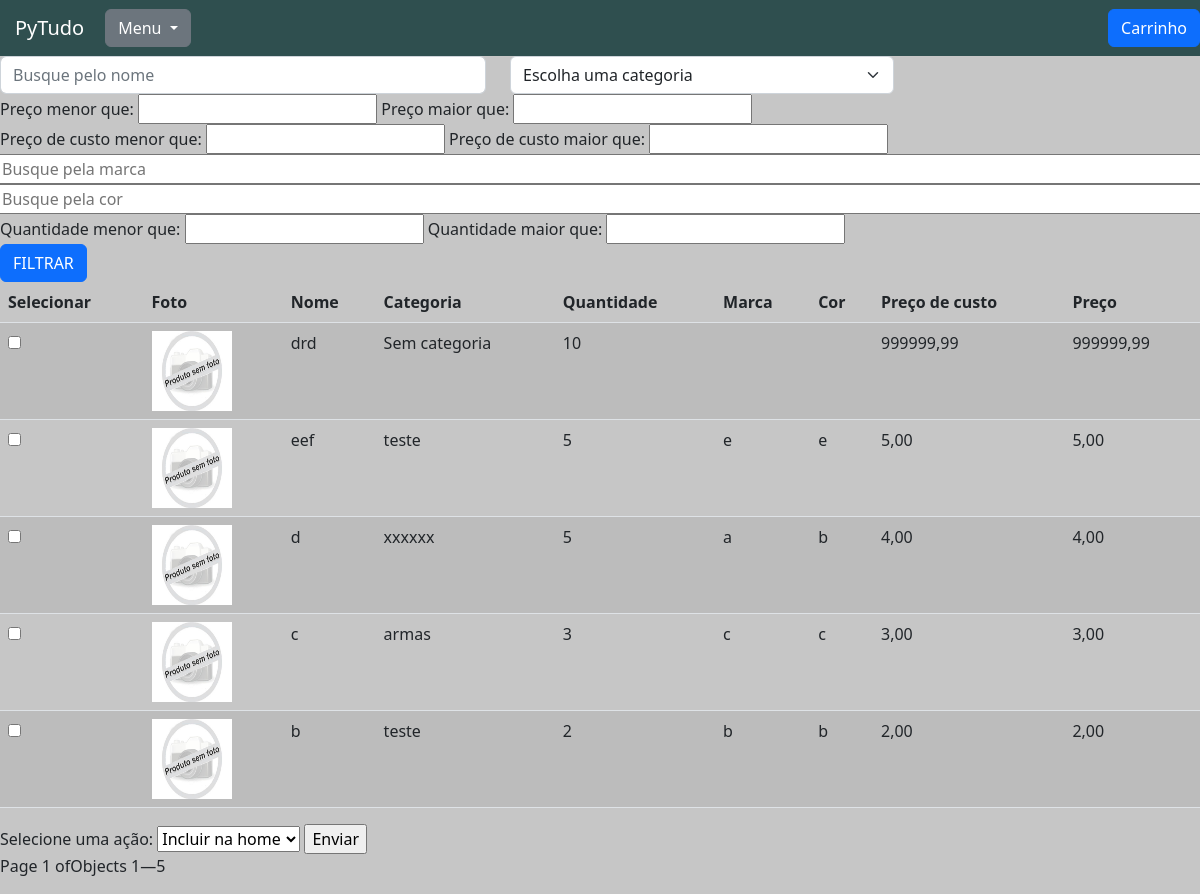
Before: /gestao/produtos_home/ with the older database file.
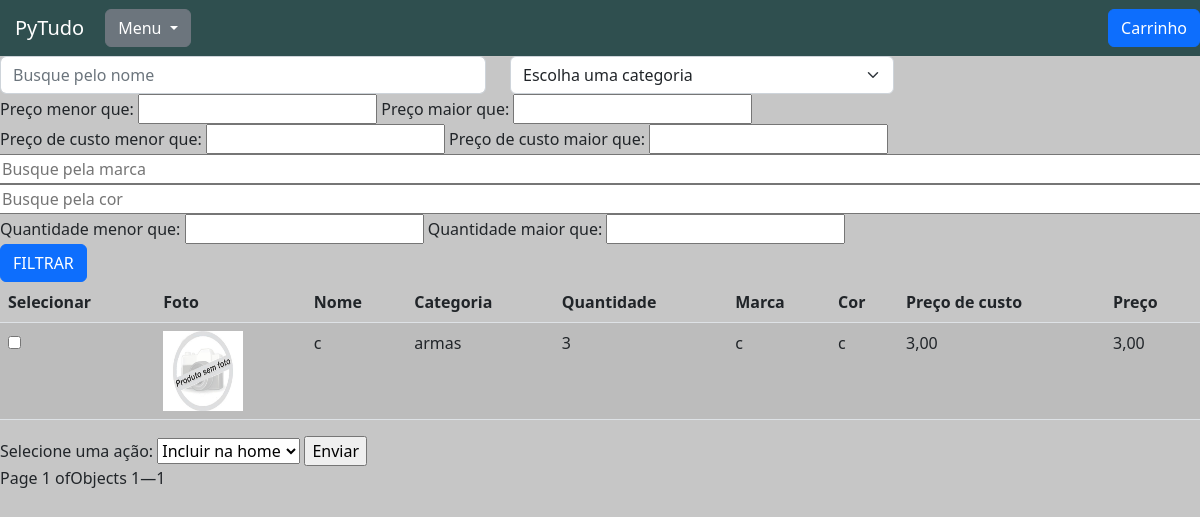
After: the same page with the newer database file.
### produtos/models.py (models this page shows, shortened)
class Produtos(models.Model):
    nome = models.CharField(max_length=50)
    descricao = models.TextField()
    preco_de_custo = models.DecimalField(max_digits=8, decimal_places=2)
    preco = models.DecimalField(max_digits=8, decimal_places=2)
    categoria = models.ForeignKey(Categoria, blank=True, null=True, on_delete=models.SET_NULL)
    marca = models.CharField(max_length=50, blank=True, null=True)
    cor = models.CharField(max_length=30, blank=True, null=True)
    quantidade = models.IntegerField()
    data_cadastro = models.DateTimeField(auto_now_add=True)
    data_atualizacao = models.DateTimeField(auto_now=True, null=True)
    imagem_principal = models.ImageField(upload_to ='produtos/', blank=True, null=True)

class Categoria(models.Model):
    nome = models.CharField(max_length=40)
    def __str__(self):
        return self.nome

### gestao/views.py (the view)
# urls.py: path('produtos_home/', views.produtos_home, name='produtos_home'),
def produtos_home(request):
    produtos = Produtos.objects.all()
    categorias = Categoria.objects.all()
    nome_filtrar = request.GET.get('nome')
    if nome_filtrar:
        produtos = produtos.filter(nome__icontains=nome_filtrar)
    categoria_filtrar = request.GET.get('categoria')
    if categoria_filtrar:
        produtos = produtos.filter(categoria_id=categoria_filtrar)
    preco_menor_filtrar = request.GET.get('preco_menor_filtrar')
    if preco_menor_filtrar:
        preco_menor_filtrar_decimal = Decimal(preco_menor_filtrar.replace(',','.'))
        produtos = produtos.filter(preco__lt=preco_menor_filtrar_decimal)
    preco_maior_filtrar = request.GET.get('preco_maior_filtrar')
    if preco_maior_filtrar:
        preco_maior_filtrar_decimal = Decimal(preco_maior_filtrar.replace(',','.'))
        produtos = produtos.filter(preco__gt=preco_maior_filtrar_decimal)
    preco_de_custo_menor_filtrar = request.GET.get('preco_de_custo_menor_filtrar')
    if preco_de_custo_menor_filtrar:
        preco_de_custo_menor_filtrar_decimal = Decimal(preco_de_custo_menor_filtrar.replace(',','.'))
        produtos = produtos.filter(preco_de_custo__lt=preco_de_custo_menor_filtrar_decimal)
    preco_de_custo_maior_filtrar = request.GET.get('preco_de_custo_maior_filtrar')
    if preco_de_custo_maior_filtrar:
        preco_de_custo_maior_filtrar_decimal = Decimal(preco_de_custo_maior_filtrar.replace(',','.'))
        produtos = produtos.filter(preco_de_custo__gt=preco_de_custo_maior_filtrar_decimal)
    marca_filtar = request.GET.get('marca')
    if marca_filtar:
        produtos = produtos.filter(marca__icontains=marca_filtar)
    cor_filtar = request.GET.get('cor')
    if cor_filtar:
        produtos = produtos.filter(cor__icontains=cor_filtar)
    quantidade_menor_filtrar = request.GET.get('quantidade_menor_filtrar')
    if quantidade_menor_filtrar:
        produtos = produtos.filter(quantidade__lt=quantidade_menor_filtrar)
    quantidade_maior_filtrar = request.GET.get('quantidade_maior_filtrar')
    if quantidade_maior_filtrar:
        produtos = produtos.filter(quantidade__gt=quantidade_maior_filtrar)
    produtos_ordenados = produtos.order_by('-id')
    paginacao = Paginator(produtos_ordenados, 10)
    page = request.GET.get('page')
    produtos_paginados = paginacao.get_page(page)
    return render(request, 'produtos_home.html', {'produtos_paginados': produtos_paginados,
                                                  'categorias': categorias})

### gestao/templates/produtos_home.html (shortened to what this page needs)
{% extends 'base.html' %}
{% load static %}
{% load filtros %}
{% block 'head' %}
    <link href="{% static 'produtos/css/listar_produtos.css' %}" rel="stylesheet">
{% endblock %}
{% block 'body' %}
<form action="#" method="GET"> {% csrf_token %}
    <div class="row">
            <div class="col-md-5">
                <input type="text" placeholder="Busque pelo nome" class="form-control" name="nome">
            </div>
            <div class="col-md-4">
                <select class="form-select" name="categoria">
                    <option value="" disabled selected hidden>Escolha uma categoria</option>
                </select>
            </div>
            <div>
                <label>Preço menor que:</label>
                <input type="text" id="preco_menor_filtrar" name="preco_menor_filtrar">
                <label> Preço maior que:</label>
                <input type="text" id="preco_maior_filtrar" name="preco_maior_filtrar">
            </div>
            <div>
                <label>Preço de custo menor que:</label>
                <input type="text" id="preco_de_custo_menor_filtrar" name="preco_de_custo_menor_filtrar">
                <label> Preço de custo maior que:</label>
                <input type="text" id="preco_de_custo_maior_filtrar" name="preco_de_custo_maior_filtrar">
            </div>
            <input type="text" placeholder="Busque pela marca"  name="marca">
            <input type="text" placeholder="Busque pela cor"  name="cor">
            <div>
                <label> Quantidade menor que:</label>
                <input type="text" name="quantidade_menor_filtrar">
                <label> Quantidade maior que:</label>
                <input type="text" name="quantidade_maior_filtrar">
            </div>
        <div class="col-md-3">
            <input type="submit" value="FILTRAR" class="btn btn-primary">
        </div>
    </div>
</form>
<form action="{% url 'exibicao_home' %}" method="POST"> {% csrf_token %}
    <table class="table table-striped">
        <thead>
          <tr>
            <th scope="col">Selecionar</th>
            <th scope="col">Foto</th>
            <th scope="col">Nome</th>
            <th scope="col">Categoria</th>
            <th scope="col">Quantidade</th>
            <th scope="col">Marca</th>
            <th scope="col">Cor</th>
            <th scope="col">Preço de custo</th>
            <th scope="col">Preço</th>
          </tr>
        </thead>
        <tbody>
            {% for produto in produtos_paginados %}
                <tr>
                    <td><input type="checkbox" name="selecionados[]" value="{{ produto.id }}"></td>
                    <td><a href="{% url 'detalhes_produto' produto.id %}">
                            {% if produto.imagem_principal %}
                                <img src="{{produto.imagem_principal.url}}" width="80" height="80"></td>
                            {% else %}
                                <img src="{% static 'produtos\img\sem foto.jpg' %}" width="80" height="80"></td>
                            {% endif %}
                    <td>{{ produto.nome}}</td>
                    {% if produto.categoria %}
                        <td>{{ produto.categoria}}</td>
                    {% else %}
                        <td>Sem categoria </td>
                    {% endif %}
                    <td>{{ produto.quantidade}}</td>
                    <td>{{ produto.marca}}</td>
                    <td>{{ produto.cor}}</td>
                    <td>{{ produto.preco_de_custo}}</td>
                    <td>{{ produto.preco}}</td>
                </tr>
            {% endfor %}
        </tbody>
    </table>
    <label for="acao">Selecione uma ação:</label>
    <select name="acao" id="acao">
    <option value="incluir">Incluir na home</option>
    </select>
    <input type="submit" value="Enviar">
    </form>
    <div class="pagination">
        Page {{ produtos_paginados.number }} of {{ paginator.num_pages }}
        <p>Objects {{ produtos_paginados.start_index }}—{{ produtos_paginados.end_index }}</p>
    </div>
{% endblock %}

Changed rows visible on the page:
removed Produtos: nome "drd", shows "Sem categoria", quantidade "10", preco_de_custo "999999,99", preco "999999,99"
removed Produtos: nome "eef", categoria "teste", quantidade "5", marca "e", cor "e", preco_de_custo "5,00", preco "5,00"
removed Produtos: nome "d", categoria "xxxxxx", quantidade "5", marca "a", cor "b", preco_de_custo "4,00", preco "4,00"
removed Produtos: nome "b", categoria "teste", quantidade "2", marca "b", cor "b", preco_de_custo "2,00", preco "2,00"
Other visible differences:
{{ produtos_paginados.end_index }}: "5" → "1"
